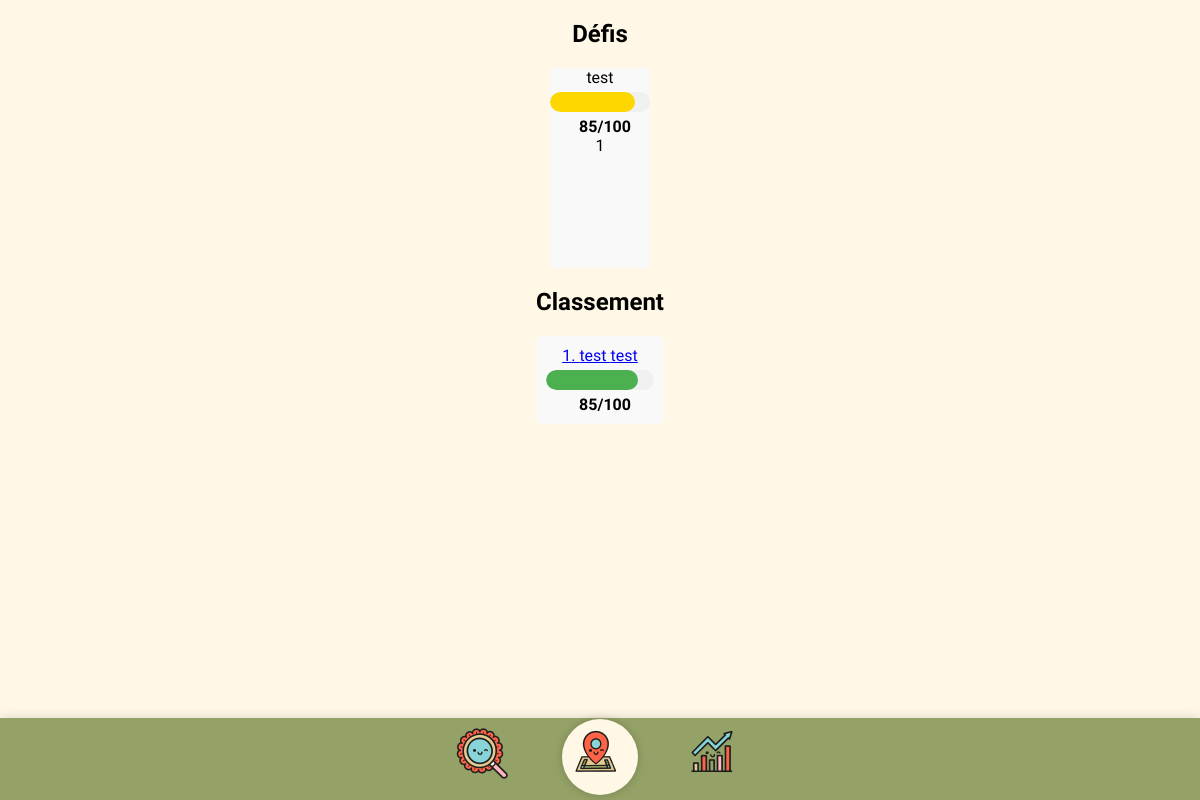
/defis, run on an earlier commit of the app's database.
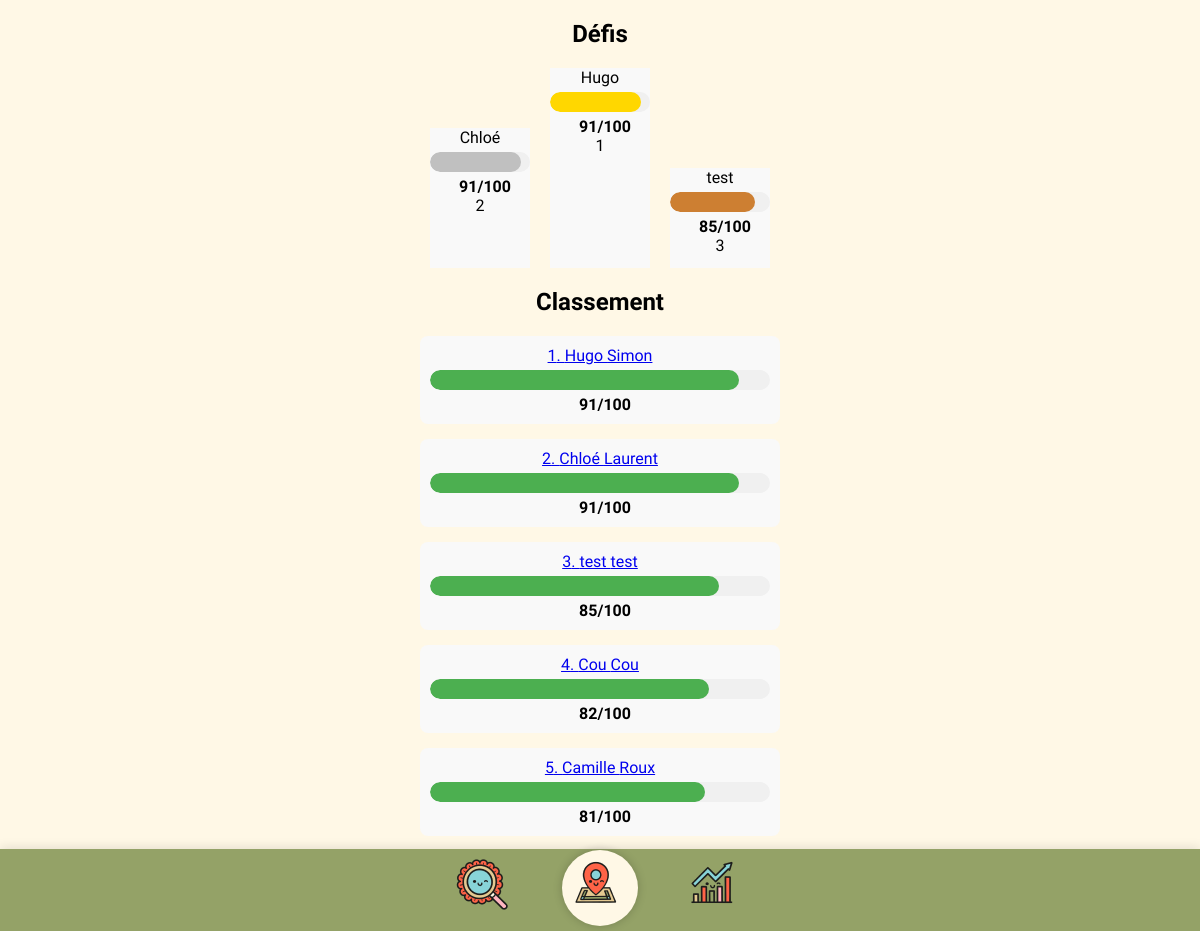
And on a later commit of the database.
### tables this page shows
CREATE TABLE utilisateur (
        id_utilisateur INTEGER PRIMARY KEY AUTOINCREMENT,
        nom TEXT NOT NULL,
        prenom TEXT NOT NULL,
        tel TEXT,
        email TEXT UNIQUE NOT NULL,
        mdp TEXT NOT NULL,
        classe TEXT
    );

CREATE TABLE progression (
        id_utilisateur INTEGER,
        general TEXT,
        arrosage TEXT,
        desherbage TEXT,
        heures_passees REAL,
        PRIMARY KEY (id_utilisateur),
        FOREIGN KEY (id_utilisateur) REFERENCES utilisateur(id_utilisateur) ON DELETE CASCADE
    );

### routes/defis_routes.py (the view)
@defis_bp.route('/defis')
def defis():
    top_users = get_top_users(5)
    podium_users = get_top_three_users()
    return render_template('defis.html', top_users=top_users, podium_users=podium_users)

### backend/database_functions.py (called while the page is built)
def get_top_users(limit=5):
    conn = sqlite3.connect("./backend/plantes.db")
    cursor = conn.cursor()
    cursor.execute('''
    SELECT u.id_utilisateur, u.nom, u.prenom, p.general
    FROM utilisateur u
    JOIN progression p ON u.id_utilisateur = p.id_utilisateur
    ORDER BY p.general DESC
    LIMIT ?
    ''', (limit,))
    results = cursor.fetchall()
    conn.close()
    return results

def get_top_three_users():
    return get_top_users(3)

### templates/defis.html (shortened to what this page needs)
<!DOCTYPE html>
<html>
  <head>
    <link rel="stylesheet" href="static/global.css" />
    <link rel="stylesheet" href="static/defis.css" />
  </head>
  <body>
    <div class="container">
      <h1>Défis</h1>
      <div class="podium">
        {% if podium_users|length > 1 %}
        <div class="podium-place second-place">
          <div class="user-name">{{ podium_users[1][2] }}</div>
          <div class="progress-container">
            <div class="progress-bar silver" style="width: {{ podium_users[1][3] }}%"></div>
          </div>
          <div class="score">{{ podium_users[1][3] }}/100</div>
          <div>2</div>
        </div>
        {% endif %}
        {% if podium_users|length > 0 %}
        <div class="podium-place first-place">
          <div class="user-name">{{ podium_users[0][2] }}</div>
          <div class="progress-container">
            <div class="progress-bar gold" style="width: {{ podium_users[0][3] }}%"></div>
          </div>
          <div class="score">{{ podium_users[0][3] }}/100</div>
          <div>1</div>
        </div>
        {% endif %}
        {% if podium_users|length > 2 %}
        <div class="podium-place third-place">
          <div class="user-name">{{ podium_users[2][2] }}</div>
          <div class="progress-container">
            <div class="progress-bar bronze" style="width: {{ podium_users[2][3] }}%"></div>
          </div>
          <div class="score">{{ podium_users[2][3] }}/100</div>
          <div>3</div>
        </div>
        {% endif %}
      </div>
      <h2>Classement</h2>
      {% for user in top_users %}
      <div class="user-container">
        <a href="{{ url_for('progression.user_progression', user_id=user[0]) }}" class="user-link">
          <div class="user-name">{{ loop.index }}. {{ user[2] }} {{ user[1] }}</div>
        </a>
        <div class="progress-container">
          <div class="progress-bar" style="width: {{ user[3] }}%;"></div>
        </div>
        <div class="score">{{ user[3] }}/100</div>
      </div>
      {% endfor %}
    </div>
    <div class="group-wrapper">
      <div class="group-8">
        <a href="{{ url_for('info.index') }}"><img class="loupe" src="static/images/loupe.png" /></a>
        <a href="{{ url_for('accueil') }}"><img class="map" src="static/images/map.png" /></a>
        <a href="{{ url_for('defis.defis') }}"><img class="resultats" src="static/images/re-sultats.png" /></a>
      </div>
  </div>
  </body>
</html>

### static/global.css (style rules this page uses)
body { background-color: #FFF8E6; font-family: "DynaPuff", cursive; margin: 0; padding-bottom: 80px; display: flex; flex-direction: column; align-items: center; text-align: center; }
h1 { text-align: center; font-size: 24px; margin-top: 20px; }
.group-wrapper { position: fixed; width: 100%; height: 82px; bottom: 0; background-color: #94A267; display: flex; justify-content: center; align-items: center; z-index: 1000; box-shadow: 0 -2px 10px rgba(0, 0, 0, 0.1); z-index: 9999; }
.group-8 { display: flex; align-items: center; justify-content: center; gap: 40px; }
.group-8 img { width: 76px; height: 76px; object-fit: cover; }
.map { width: 50px; height: 50px; object-fit: cover; background-color: #FFF8E6; border-radius: 50%; box-shadow: 0 0 10px rgba(0, 0, 0, 0.2); }

### static/defis.css (style rules this page uses)
.progress-container { width: 100%; height: 20px; background-color: #f0f0f0; border-radius: 10px; margin: 5px 0; overflow: hidden; }
.progress-bar { height: 100%; background-color: #4CAF50; border-radius: 10px; transition: width 0.5s ease-in-out; }
.gold { background-color: #FFD700; }
.silver { background-color: #C0C0C0; }
.bronze { background-color: #CD7F32; }
.score { font-weight: bold; margin-left: 10px; }
.user-name { font-size: 16px; margin-bottom: 5px; }
.user-container { margin-bottom: 15px; padding: 10px; border-radius: 8px; background-color: #f9f9f9; }
.podium { display: flex; justify-content: center; align-items: flex-end; margin: 20px 0; height: 200px; }
.podium-place { text-align: center; margin: 0 10px; }
.first-place { height: 100%; width: 100px; background-color: #f9f9f9; }
.second-place { height: 70%; width: 100px; background-color: #f9f9f9; }
.third-place { height: 50%; width: 100px; background-color: #f9f9f9; }

What changed in the data, as far as the page shows it:
added utilisateur: prenom "Chloé"
added progression: general "91", prenom "Chloé", nom "Laurent"
added utilisateur: prenom "Hugo"
added progression: general "91", prenom "Hugo", nom "Simon"
shown differently, row unchanged: utilisateur "test": prenom (not shown) → "test"
shown differently, row unchanged: progression "test": general (not shown) → "85"
added progression: prenom "Cou", nom "Cou", general "82"
added progression: prenom "Camille", nom "Roux", general "81"
Also different on the page:
{{ podium_users[0][3] }}: 85 → 91 (drawn)
{{ podium_users[0][2] }}: "test" → "Hugo"
{{ podium_users[0][3] }}: "85" → "91"
text now shown: "/100 2 /100 3"
